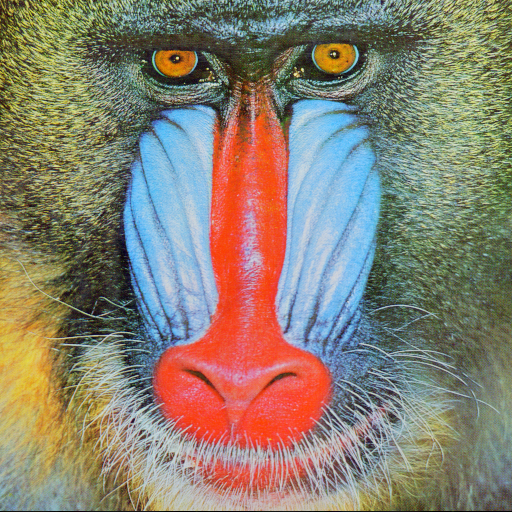
#> input picture src/python/colorImageProcessing/img/baboon.png, 512 x 512 px, found by its file name
$ python viewingRGBchannels.py
#> lines starting #> are read from the running program, lines starting #| are printed output that depends on the picture
import numpy as np
import cv2 as cv
from matplotlib import pyplot as plt

img1 = cv.imread('src/python/colorImageProcessing/img/baboon.png')
#> img1 is the input picture: shape (512, 512, 3); mean B, G, R 113.1, 128.9, 137.4
color = ('b', 'g', 'r')
for i, col in enumerate(color):
    histr1 = cv.calcHist([img1], [i], None, [256], [0, 256])
    plt.plot(histr1, color=col)
    plt.xlim([0, 256])
plt.title('Baboon')
plt.show()
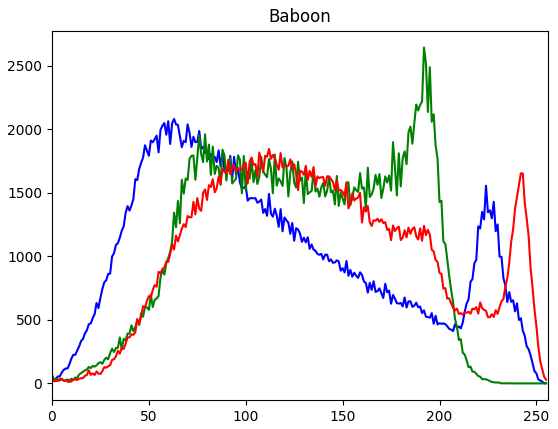
#> figure drawn by matplotlib, 1 panel; curve peaks at x = 63, y = 2081; curve peaks at x = 192, y = 2644; curve peaks at x = 112, y = 1845

img2 = cv.imread('src/python/colorImageProcessing/img/chips.png')
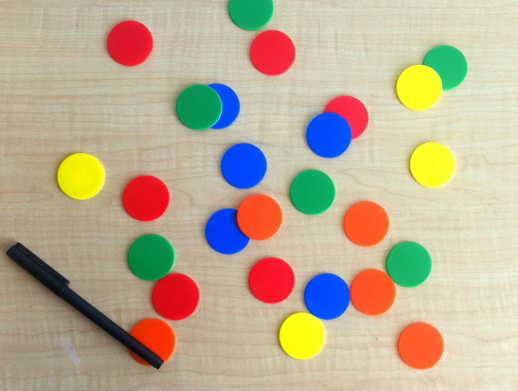
#> input picture src/python/colorImageProcessing/img/chips.png, 518 x 391 px, found by its file name
#> img2 is the input picture: shape (391, 518, 3); mean B, G, R 148.1, 173.3, 188.3
color = ('b', 'g', 'r')
for i, col in enumerate(color):
    histr2 = cv.calcHist([img2], [i], None, [256], [0, 256])
    plt.plot(histr2, color=col)
    plt.xlim([0, 256])
plt.title('Chips')
plt.show()
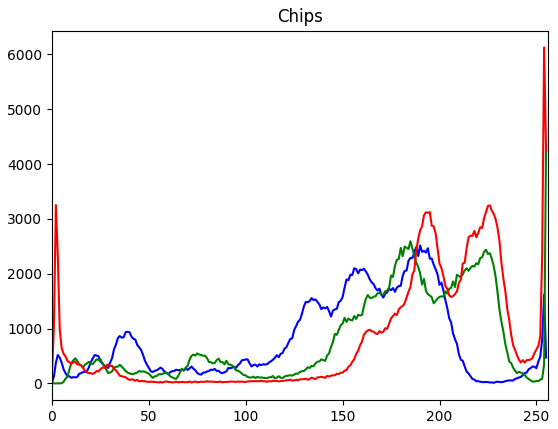
#> figure drawn by matplotlib, 1 panel; curve peaks at x = 190, y = 2515; curve peaks at x = 255, y = 4346; curve peaks at x = 254, y = 6128

img3 = cv.imread('src/python/colorImageProcessing/img/rgbcube_kBKG.png')
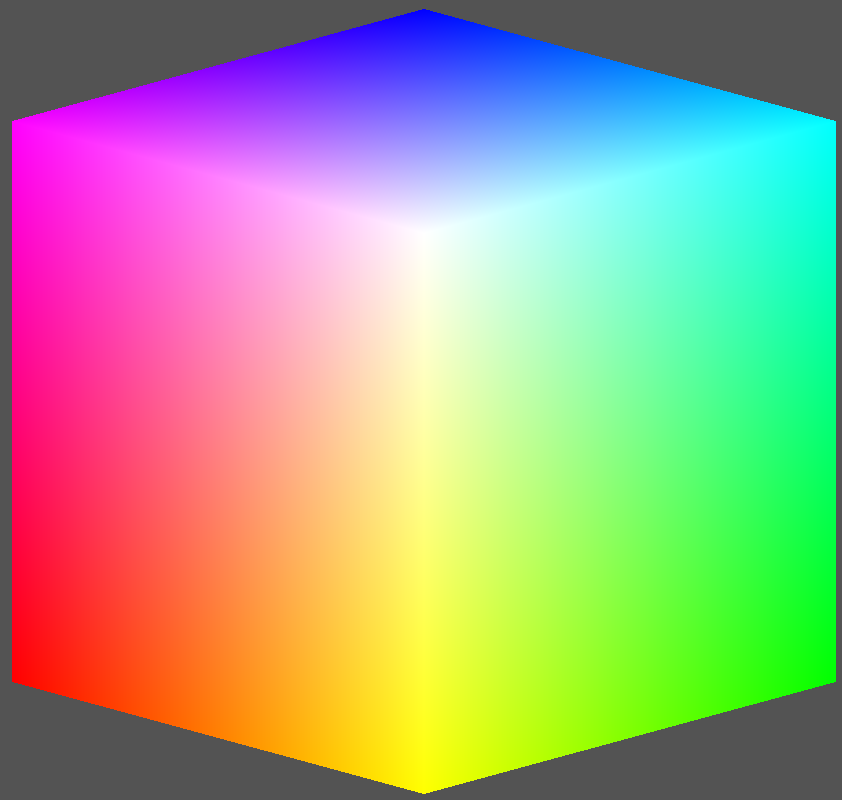
#> input picture src/python/colorImageProcessing/img/rgbcube_kBKG.png, 842 x 800 px, found by its file name
#> img3 is the input picture: shape (800, 842, 3); mean B, G, R 137.1, 163.4, 163.4
color = ('b', 'g', 'r')
for i, col in enumerate(color):
    histr3 = cv.calcHist([img3], [i], None, [256], [0, 256])
    plt.plot(histr3, color=col)
    plt.xlim([0, 256])
plt.title('RGBCube_kBKG')
plt.show()
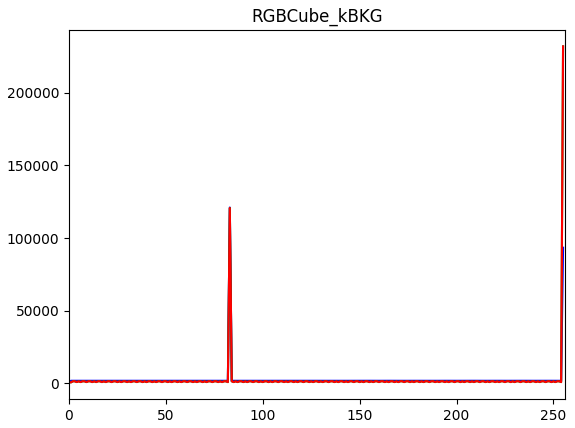
#> figure drawn by matplotlib, 1 panel; curve peaks at x = 83, y = 120958; curve peaks at x = 255, y = 231758; curve peaks at x = 255, y = 231758

cv.destroyAllWindows()
